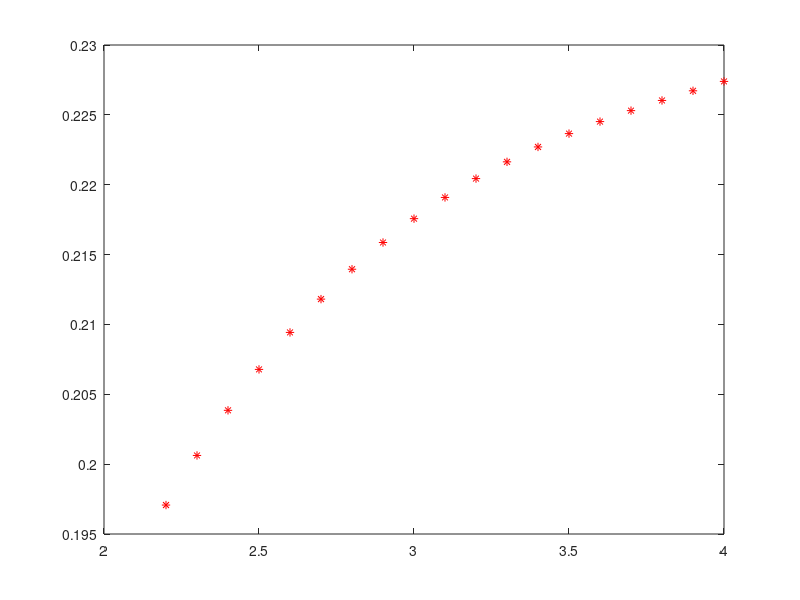

Reproduce this figure in MATLAB.
clear all; close all; clc

p1 = 1.01;
p2 = 1.2;

x = 2.2:0.1:4;
p = 0.752*x-0.180*x.^2+0.015*x.^3;
xr = p*(-1+62*p1^0.964/p2^4.6052/sqrt(500));

plot(x, xr, 'r*');